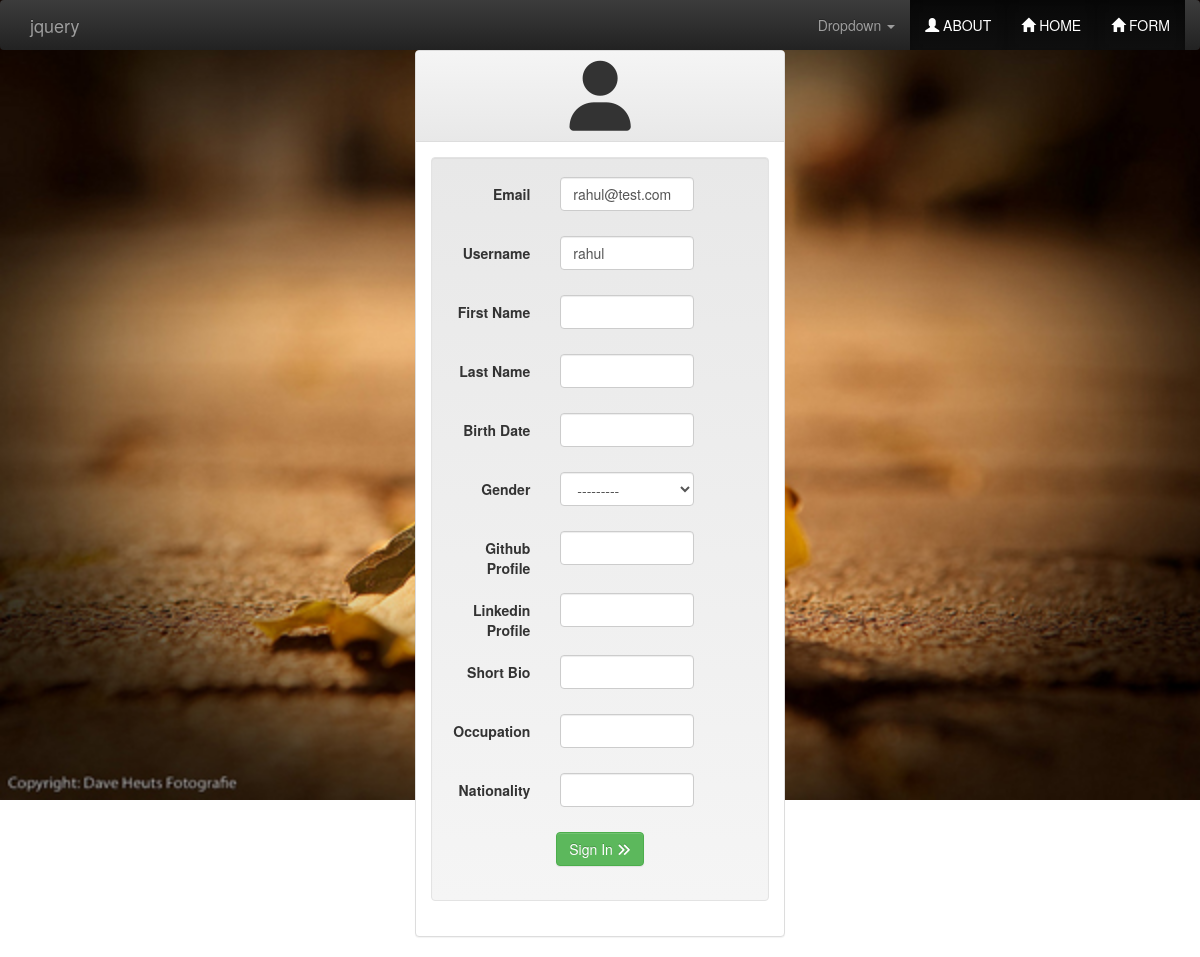
The app's page /registration/user/profile/edit/ (signed in), older data.
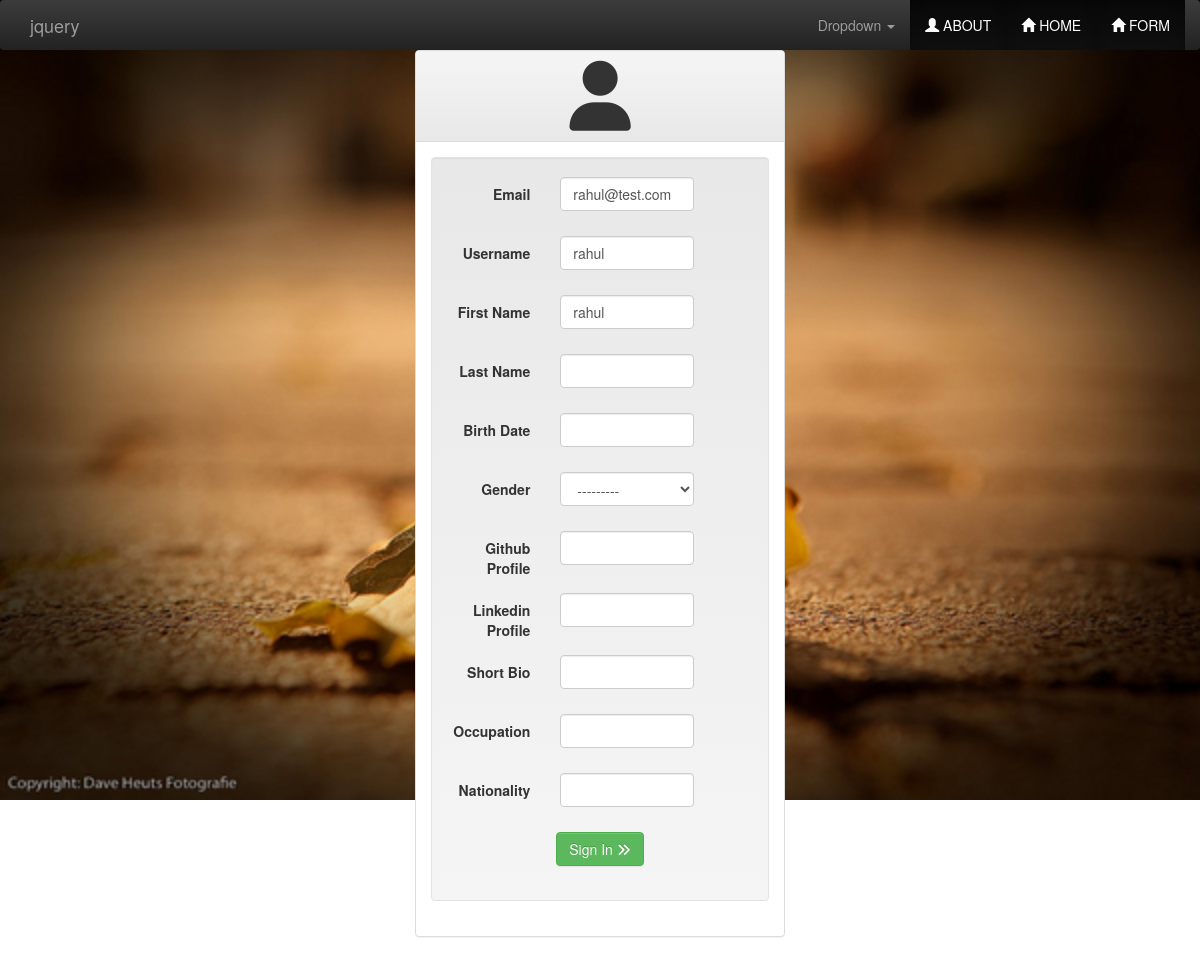
The same page, newer data.
### registration/models.py (models this page shows, shortened)
class User(AbstractBaseUser):
    user_id = models.AutoField(primary_key=True)
    user_first_name = models.CharField(_('First Name'), max_length=32, blank=True, null=True,
                                       validators=[RegexValidator(regex='^[A-Za-z]*$')])
    user_last_name = models.CharField(_('Last Name'), max_length=32, blank=True, null=True,
                                      validators=[RegexValidator(regex='^[A-Za-z]*$')])
    email = models.EmailField(_('Email'), db_index=True, unique=True)
    user_dob = models.DateField(_('Birth Date'), blank=True, null=True)
    user_gender = models.CharField(_('Gender'), max_length=1, choices=GENDER, blank=True, null=True)
    user_github = models.CharField(_('Github Profile'),max_length=100,blank=True )
    user_linkedin = models.CharField(_('Linkedin Profile'),max_length=100,blank=True )
    user_bio = models.CharField(_('Short Bio'), max_length=1000,blank=True )
    user_occupation = models.CharField(_('Occupation'), max_length=100,blank=True )
    user_nationality = models.CharField(_('Nationality'), max_length=100,blank=True )
    date_joined = models.DateTimeField(auto_now_add=True)
    username = models.CharField(_('username'), max_length=32, blank=False, unique=True)
    is_active = models.BooleanField(default=True)
    is_admin = models.BooleanField(default=False)
    objects = MyUserManager()
    USERNAME_FIELD = 'email'
    REQUIRED_FIELDS = ['username']

### registration/views.py (the view)
class UserProfileUpdateView(LoginRequiredMixin, CurrentUserMixin, UpdateView):
    model = User
    fields = user_fields + user_extra_fields
    template_name_suffix = '_update_form'
    success_url = '/registration/user/profile/'

### registration/templatetags/register_extras.py (called while the page is built)
@register.filter(name='addcss')
def addcss(field, css):
    return field.as_widget(attrs={"class":css})

### registration/views.py (called while the page is built)
    def get_object(self, *args, **kwargs):
        try:
            obj = super(CurrentUserMixin, self).get_object(*args, **kwargs)
        except AttributeError:
            obj = self.request.user
        return obj

### registration/templates/registration/user_update_form.html (shortened to what this page needs)
<!DOCTYPE html>
{% load staticfiles %}
{% load register_extras %}
<html>
<head>
    <link rel="stylesheet" href={% static "css/bootstrap.min.css" %}>
    <link rel="stylesheet" href={% static "css/bootstrap-theme.min.css" %}>
    <link href="css/bootstrap.min.css" rel="stylesheet">
    <link rel="stylesheet" href="{% static 'font-awsome/css/font-awesome.min.css' %}"/>
</head>
<body style="background-image: url({% static "images/image-17.jpg" %});background-repeat:no-repeat;background-size:100%;height: 140px;display:block;padding:0 !important;margin:0;" >
<nav class="nav navbar-inverse">
    <div class="container-fluid">
        <div class="navbar-header">
            <a class="navbar-brand" href="http://jquery.com/">jquery</a>
        </div>
        <ul class="nav navbar-nav pull-right">
            <li class="dropdown">
                <a href="#" class="dropdown-toggle" data-toggle="dropdown" role="button" aria-haspopup="true" aria-expanded="false">Dropdown <span class="caret"></span></a>
            </li>
            <li class="active">
                <a href="file:///home/icpc2015/Desktop/bootstrap/home.html"> <span style="color:white;" class="glyphicon glyphicon-user"></span> ABOUT</a>
            </li>
            <li class="active">
                <a href="file:///home/icpc2015/Desktop/bootstrap/index.html"><span style="color:white;" class="glyphicon glyphicon-home"></span> HOME</a>
            </li>
            <li class="active">
                <a href="file:///home/icpc2015/Desktop/form.html"><span style="color:white;" class="glyphicon glyphicon-home"></span> FORM</a>
            </li>
        </ul>
</nav>
<div class="col-md-4 col-md-offset-4">
    <div class="panel panel-default">
        <div class="panel-heading" style="display-block;text-align:center">
            <i class="fa fa-user fa-5x"></i>
        </div>
        <div class="panel-body">
            <form class="form-horizontal well" id="registerForm" method="POST"
                  enctype="multipart/form-data" action="#">
                <fieldset>
                    {% csrf_token %} {% load tz %}
                    {% for field in form.visible_fields %}
                        <div id="div_{{ field.html_name }}"
                             class="form-group{% if field.errors %} has-error{% endif%}">
                            <label class="col-sm-4 control-label" for="{{ field.id_for_label }}">
                                {{ field.label }}
                            </label>
                            <div class="col-md-6 cnt-inpt">
                                {{ field|addcss:"form-control" }}
                            </div>
                        </div>
                    {% endfor %}
                    <div class="form-group" style="text-align:center">
                        <a href="#tf-courses">
                            <button type="submit" data-loading-text="Creating request..."
                                    class="btn btn-success solution_buttons">Sign In <i class="fa fa-angle-double-right"></i> </button></a>
                    </div>
                </fieldset>
            </form>
        </div>
    </div>
</div>
</body>
</html>

Row changes from the older to the newer data that the page shows:
changed User "rahul@test.com": user_first_name (not shown) → "rahul"
